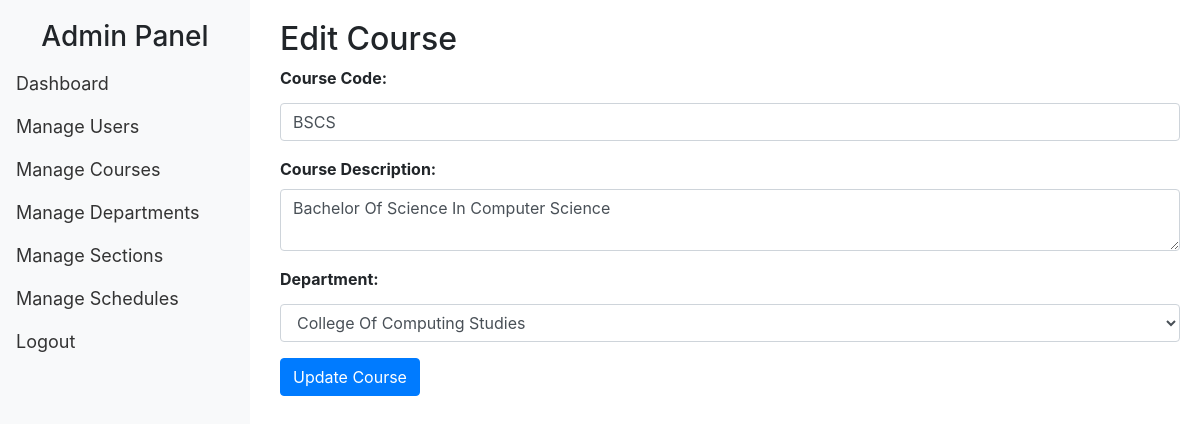
The app's page /admin_staff/edit_course.php?id=18 (signed in) with its own data.
### tables this page shows
CREATE TABLE `course` (
  `id` int(11) NOT NULL,
  `course_code` varchar(20) NOT NULL,
  `course_description` text DEFAULT NULL,
  `department_id` int(11) DEFAULT NULL
);

CREATE TABLE `department` (
  `id` int(11) NOT NULL,
  `department_name` varchar(100) NOT NULL
);

### classes/database.class.php (called while the page is built)
<?php
class Database {
    private $host = 'localhost';
    private $dbname = 'schedsystem';
    private $username = 'root';
    private $password = '';
    public $conn;
    public function __construct() {
        try {
            $this->conn = new PDO("mysql:host=$this->host;dbname=$this->dbname", $this->username, $this->password);
            $this->conn->setAttribute(PDO::ATTR_ERRMODE, PDO::ERRMODE_EXCEPTION);
        } catch (PDOException $e) {
            die("Database connection failed: " . $e->getMessage());
        }
    }
    public function getConnection() {
        return $this->conn;
    }
}
?>

### classes/course.class.php (called while the page is built, shortened)
<?php
require_once 'database.class.php';
class Course {
    private $conn;
    public function __construct($db) {
        $this->conn = $db->getConnection();
    }
    public function getAllDepartments() {
        $query = "SELECT * FROM department";
        $stmt = $this->conn->prepare($query);
        $stmt->execute();
        return $stmt->fetchAll(PDO::FETCH_ASSOC);
    }
    public function getCourseById($course_id) {
        $query = "SELECT * FROM course WHERE id = :course_id";
        $stmt = $this->conn->prepare($query);
        $stmt->bindParam(':course_id', $course_id);
        $stmt->execute();
        return $stmt->fetch(PDO::FETCH_ASSOC);
    }
}
?>

### admin_staff/edit_course.php (the view, shortened to what this page needs)
<?php
require_once '../classes/database.class.php';
require_once '../classes/course.class.php';
$db = new Database();
$course = new Course($db);
$course_id = $_GET['id'];
$current_course = $course->getCourseById($course_id);
$departments = $course->getAllDepartments();
?>
<!DOCTYPE html>
<html lang="en">
<head>
    <link rel="stylesheet" href="https://maxcdn.bootstrapcdn.com/bootstrap/4.5.2/css/bootstrap.min.css">
    <link rel="stylesheet" href="../css/style.css">
</head>
<body>
<?php require_once '../includes/side_nav.php'; ?>
<div class="main-content">
    <h2>Edit Course</h2>
    <form method="POST">
        <div class="form-group">
            <label for="course_code">Course Code:</label>
            <input type="text" class="form-control" id="course_code" name="course_code" value="<?php echo $current_course['course_code']; ?>" required>
        </div>
        <div class="form-group">
            <label for="course_description">Course Description:</label>
            <textarea class="form-control" id="course_description" name="course_description" required><?php echo $current_course['course_description']; ?></textarea>
        </div>
        <div class="form-group">
            <label for="department_id">Department:</label>
            <select class="form-control" id="department_id" name="department_id" required>
                <?php foreach ($departments as $department): ?>
                    <option value="<?php echo $department['id']; ?>" <?php echo ($department['id'] == $current_course['department_id']) ? 'selected' : ''; ?>>
                        <?php echo $department['department_name']; ?>
                    </option>
                <?php endforeach; ?>
            </select>
        </div>
        <button type="submit" class="btn btn-primary">Update Course</button>
    </form>
</div>
</body>
</html>

### css/style.css (style rules this page uses)
.main-content { margin-left: 260px; padding: 20px; }
.form-group label { font-weight: bold; }
.form-group select, .form-group input { margin-top: 5px; }

### records on screen
course: course_code "BSCS", course_description "Bachelor Of Science In Computer Science", department_id "College Of Computing Studies"
